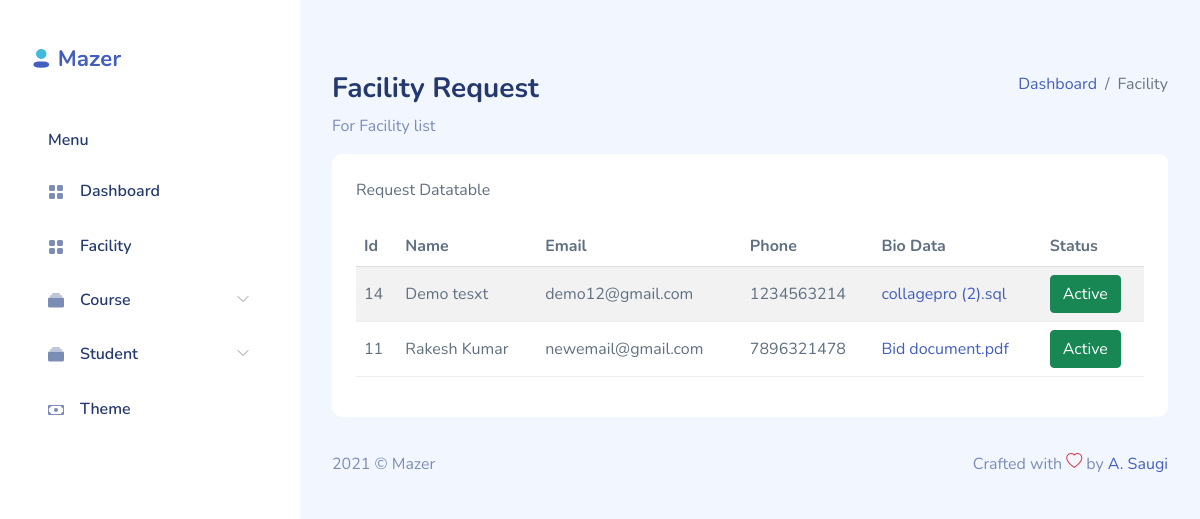
Page /admin/facilityreq.php on the committed database.
### tables this page shows
CREATE TABLE `facility` (
  `id` int(11) NOT NULL,
  `email` varchar(50) NOT NULL,
  `password` varchar(50) NOT NULL,
  `profile` varchar(50) NOT NULL,
  `name` varchar(60) NOT NULL,
  `biodata` varchar(200) NOT NULL,
  `mobile` varchar(50) NOT NULL,
  `status` tinyint(4) NOT NULL DEFAULT 0
);

### function.inc.php (called while the page is built, shortened)
<?php
function ShowData($tabelname){
  $sql = "SELECT * FROM $tabelname ORDER BY id DESC";
  $result = mysqli_query($GLOBALS['conn'],$sql);
  return $result;
}

### admin/facilityreq.php (the view, shortened to what this page needs)
<?php include_once('header.php');
?>
<div id="main">
    <div class="page-heading">
        <div class="page-title">
            <div class="row">
                <div class="col-12 col-md-6 order-md-1 order-last">
                    <h3>Facility Request</h3>
                    <p class="text-subtitle text-muted">For Facility list</p>
                </div>
                <div class="col-12 col-md-6 order-md-2 order-first">
                    <nav aria-label="breadcrumb" class="breadcrumb-header float-start float-lg-end">
                        <ol class="breadcrumb">
                            <li class="breadcrumb-item"><a href="index.php">Dashboard</a></li>
                            <li class="breadcrumb-item active" aria-current="page">Facility</li>
                        </ol>
                    </nav>
                </div>
            </div>
        </div>
        <section class="section">
            <div class="card">
                <div class="card-header">
                    Request Datatable
                </div>
                <div class="card-body">
                    <table class="table table-striped" id="table1">
                        <thead>
                            <tr>
                                <th>Id</th>
                                <th>Name</th>
                                <th>Email</th>
                                <th>Phone</th>
                                <th>Bio Data</th>
                                <th>Status</th>
                            </tr>
                        </thead>
                        <tbody>
                            <?php $result = ShowData('facility');
                                          while($data = mysqli_fetch_assoc($result)){
                                    ?>
                            <tr>
                                <td><?php echo$data['id'];?></td>
                                <td><?php echo $data['name'];?></td>
                                <td><?php echo $data['email'];?></td>
                                <td><?php echo $data['mobile'];?></td>
                                <td><a href="../upload/facility/<?php echo $data['biodata']; ?>" target="_blank">
                                        <?php echo $data['biodata'];?></a></td>
                                <td>
                                    <?php
                                            if($data['status']){?>
                                    <a href="status.php?id=<?php echo $data['id'];?>" class="btn btn-success">Active</a>
                                    <?php }
                                            else{ ?>
                                                <a href="status.php?id=<?php echo $data['id'];?>" class="btn
                                    btn-danger">Unactive</a>
                                 <?php   }
                                    ?>
                                </td>
                            </tr>
                            <?php }?>
                        </tbody>
                    </table>
                </div>
            </div>
        </section>
    </div>
    <?php include_once('footer.php');?>

### admin/assets/css/app.css (style rules this page uses)
.btn.btn-danger,.btn.btn-info,.btn.btn-primary,.btn.btn-secondary,.btn.btn-success,.btn.btn-warning { color:#fff }
.card { margin-bottom:2.2rem;border:none }
.card .card-header { border:none }
.card .card-header~.card-body { padding-top:0 }
.card .card-body { padding:1.5rem }
.dataTable-table td,.dataTable-table thead th,.table td,.table thead th { vertical-align:middle }
.dataTable-table:not(.table-borderless) thead th,.table:not(.table-borderless) thead th { border-bottom:1px solid #dedede!important }
#main { margin-left:300px;padding:2rem }
.page-heading { margin:0 0 2rem }
.page-heading h3 { font-weight:700 }
a { text-decoration:none }

### rows in the picture
facility: id "14", name "Demo tesxt", email "demo12@gmail.com", mobile "1234563214", biodata "collagepro (2).sql"
facility: id "11", name "Rakesh Kumar", email "newemail@gmail.com", mobile "7896321478", biodata "Bid document.pdf"
